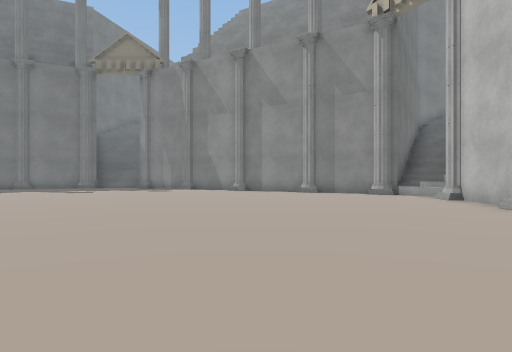
[1] (above)

19 first-person views from a walk through a Unity game level. The camera is 0.62 m above the floor, looks level and sees 75° across. The floor is counted in squares, 1 m on a side. Each view is taken from the middle of a square. On the plan, view 1 faces up. The plan holds only what a view shows up to about 10 squares ahead; the rest is blank. The place goes on beyond the plan. The player is left out. Some surface patterns are stand-ins.

[2]
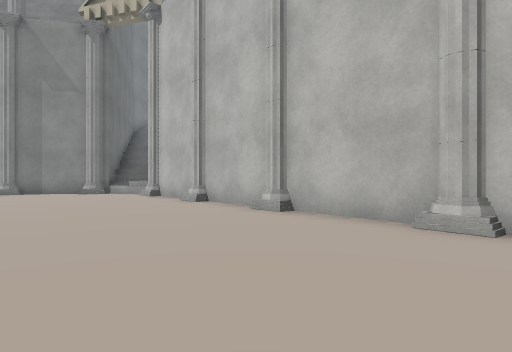

[3]
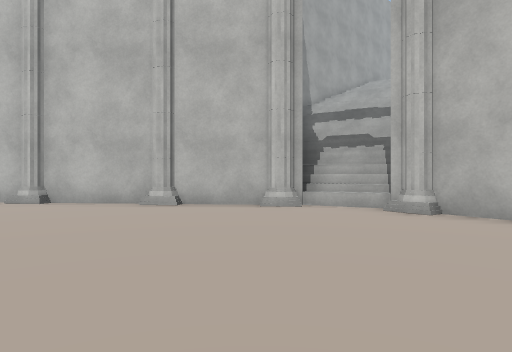

[4]
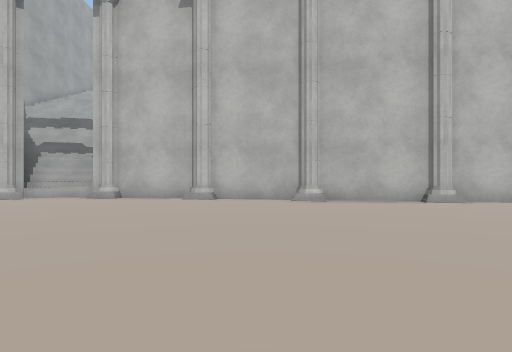

[5]
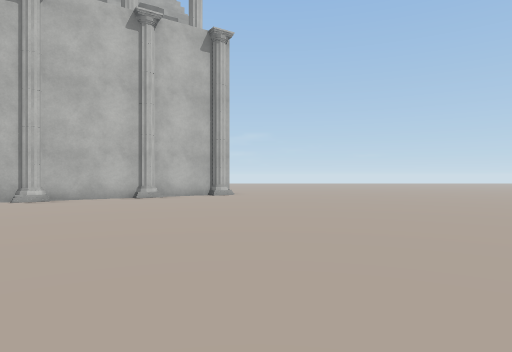

[6]
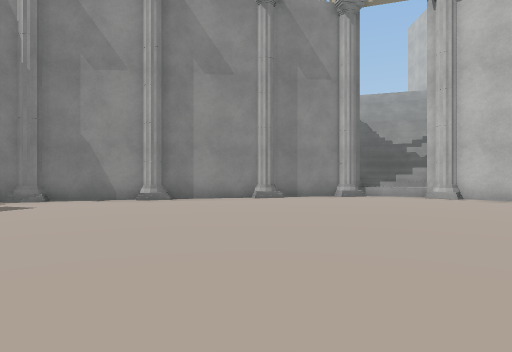

[7]
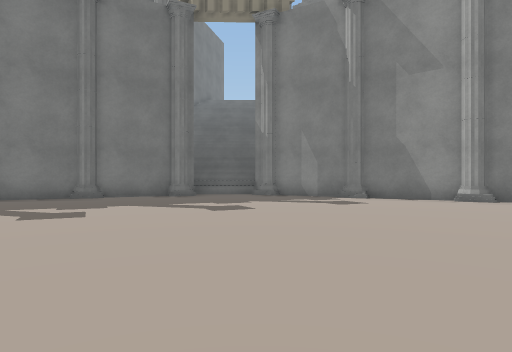

[8]
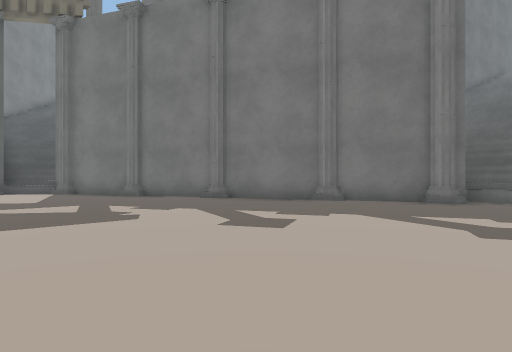

[9]
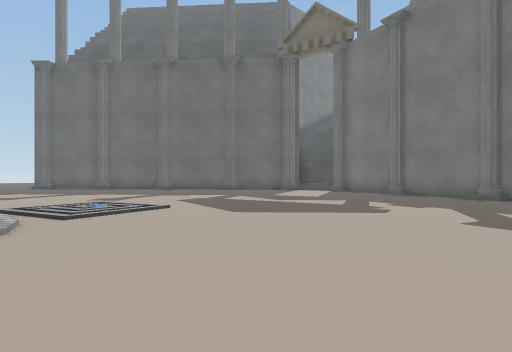

[10]
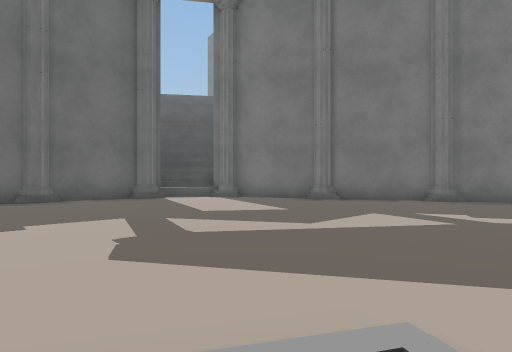

[11]
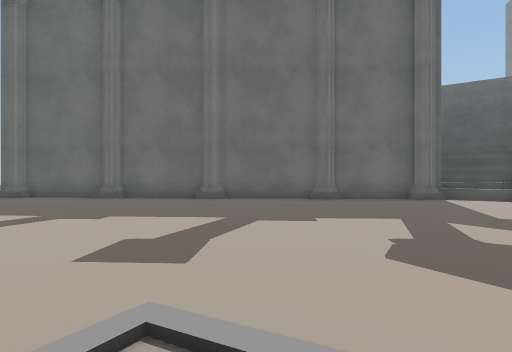

[12]
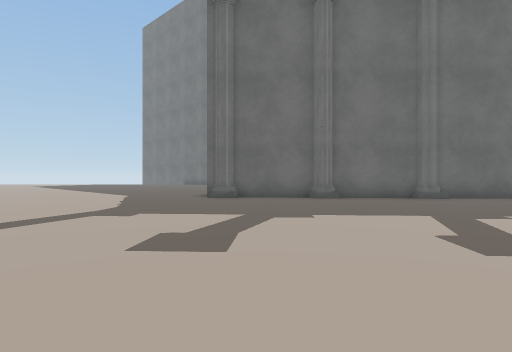

[13]
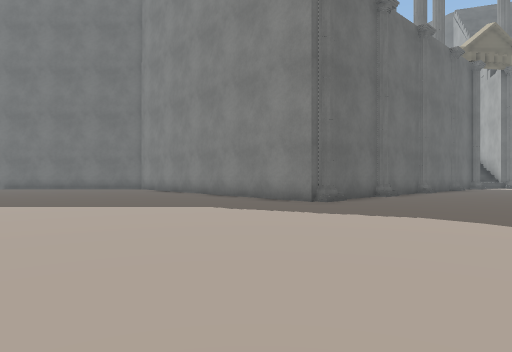

[14]
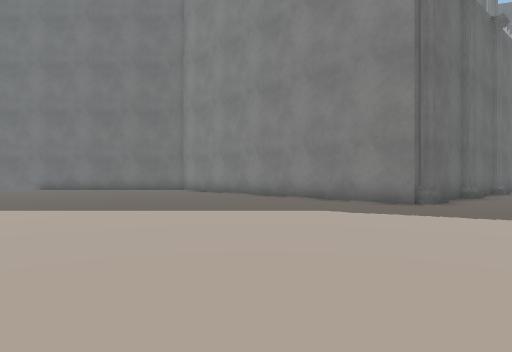

[15]
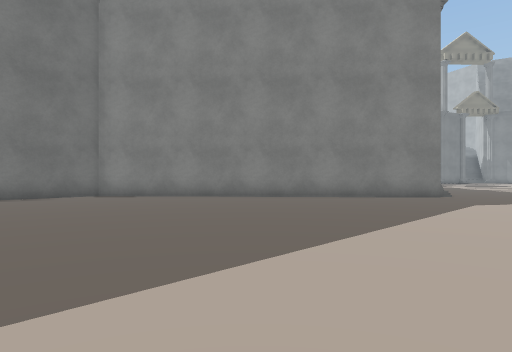

[16]
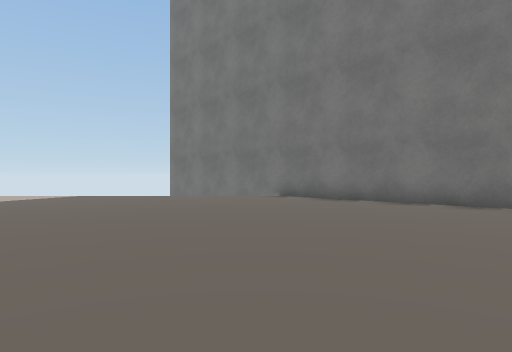

[17]
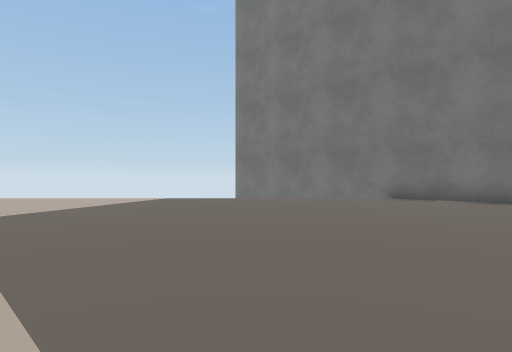

[18]
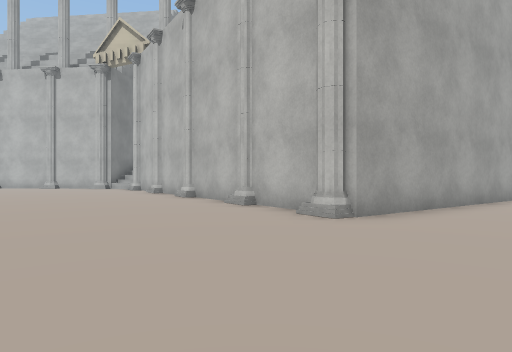

[19]
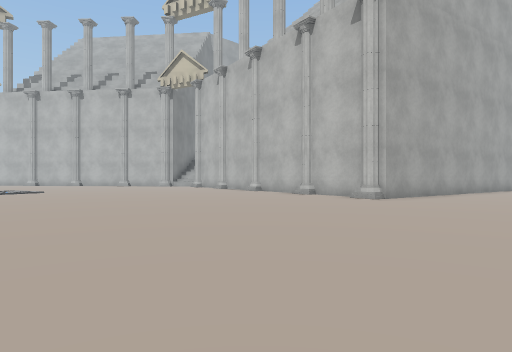

### Floor plan
Points are (right, up) in squares from view 1. A wall is a line through its corners. A room is listed if a view was taken in it or the views show most of it. See-through windows are left out.
Room 1 (views 1, 2, 3, 4, 5, 6, 7, 8, 9, 10, 11, 12, 13, 14, 15, 16, 17, 18, 19)
walls: (-22.3, -2.3) (-27.1, -2); (-6.4, -11.1) (2.1, -5.2); (-19.9, 10) (-20.6, -1.5); (-19.8, 11.7) (-20.7, 10.4); (-20.2, 12.1) (-21, 10.9); (-5.6, -13.5) (-6.4, -12.4); (-20.6, 12.5) (-21, 11.9); (4.2, -2.4) (5.3, 8.6); (-8.7, 16.4) (-18.5, 11.6); (4.2, -5) (5.2, -3.1); (4.6, -5.2) (5.7, -3.2); (-31.1, -2) (-36, -6.9); (3.3, 11.9) (-3.9, 16)
low walls: (-19.4, 10.7) (-19.9, 10); (-19.4, 11.5) (-20.3, 10.1); (3.3, -4.5) (3.9, -3.4); (3.7, -4.7) (4.6, -3.1); (5.5, 9.3) (5.1, 10.1)
objects: column (-21, -2); column (-21, 1) to (-20, 1); column (-20, 4); column (-20, 7); column (-20, 9); column (-19, 11); column (-16, 13); column (-14, 14); column (-8, 17); column (-7, -11); column (-4, -10); column (-3, 16); column (-2, -8); column (-1, 14); column (1, -6); column (2, 13); column (3, -5); column (4, -3); column (4, 0) to (5, 0); column (4, 11); column (5, 3); column (5, 6); column (5, 9)

Where each view was taken, in squares from view 1:
view 1: 0 up, 0 right, facing up
view 2: 1 down, 0 right, facing up-right
view 3: 2 down, 3 left, facing right
view 4: 1 down, 7 left, facing down-right
view 5: 1 up, 8 left, facing down
view 6: 6 up, 5 left, facing up-right
view 7: 6 up, 6 left, facing up
view 8: 8 up, 6 left, facing up-left
view 9: 8 up, 5 left, facing left
view 10: 5 up, 11 left, facing up-left
view 11: 5 up, 11 left, facing left
view 12: 1 down, 11 left, facing left
view 13: 9 down, 16 left, facing up-left
view 14: 10 down, 18 left, facing up-left
view 15: 12 down, 26 left, facing up
view 16: 7 down, 25 left, facing left
view 17: 10 down, 26 left, facing left
view 18: 10 down, 12 left, facing right
view 19: 8 down, 16 left, facing right
